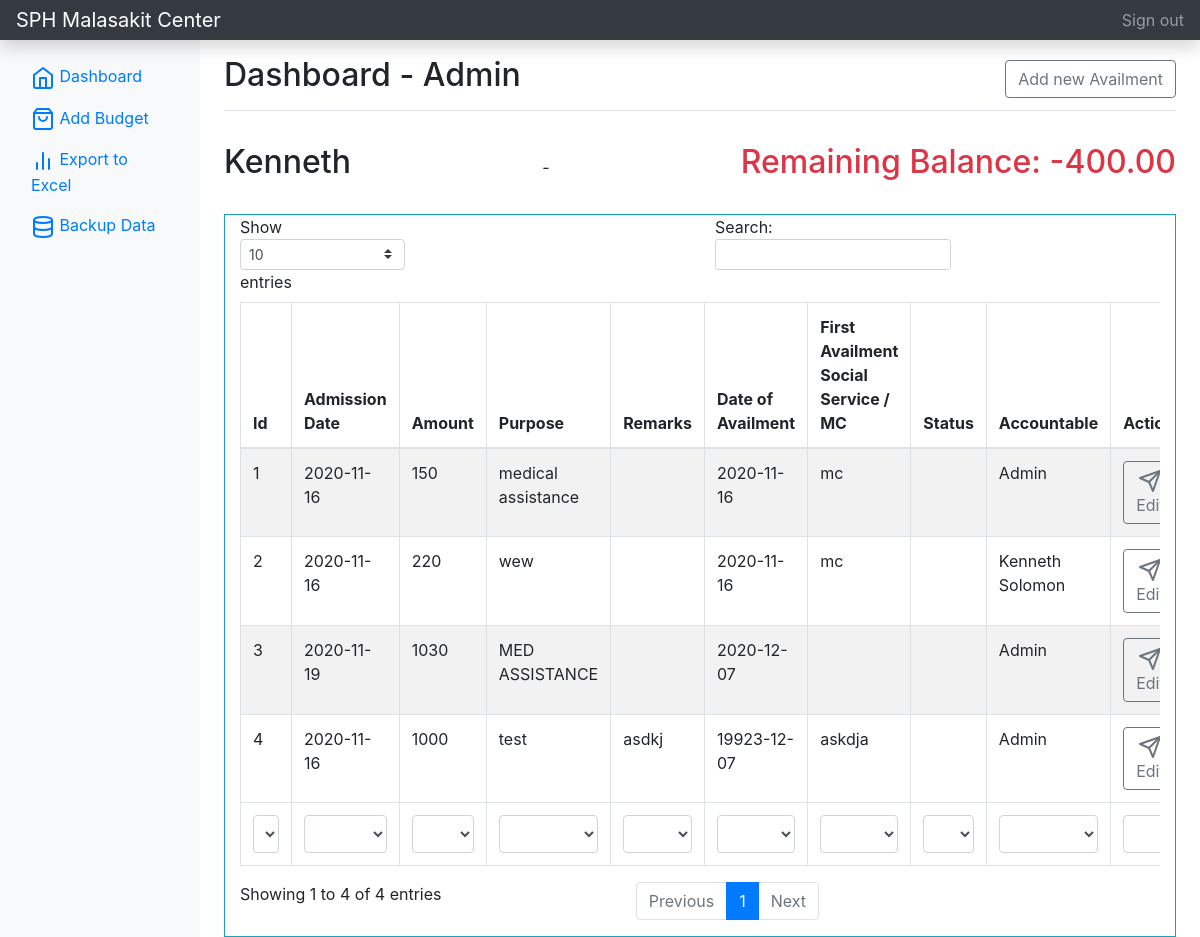
Page /addAvailment.php?id=1&client_id=1 (signed in) on the committed database.
### tables this page shows
CREATE TABLE IF NOT EXISTS `tbl_client` (
  `id` int(24) unsigned NOT NULL AUTO_INCREMENT,
  `fullname` varchar(255) NOT NULL,
  `fullname_client` varchar(255) NOT NULL,
  `age` int(12) NOT NULL,
  `gender` varchar(50) NOT NULL,
  `address` varchar(50) NOT NULL,
  `birthdate` varchar(50) NOT NULL,
  `requirements` varchar(255) NOT NULL,
  `patient_status` varchar(50) DEFAULT NULL,
  PRIMARY KEY (`id`)
);

CREATE TABLE IF NOT EXISTS `listofavailment` (
  `id` int(10) unsigned NOT NULL AUTO_INCREMENT,
  `client_id` int(10) unsigned DEFAULT NULL,
  `user` varchar(50) DEFAULT NULL,
  `admissiondate` varchar(50) DEFAULT NULL,
  `amount` varchar(50) DEFAULT NULL,
  `purpose` varchar(255) DEFAULT NULL,
  `remarks` varchar(255) DEFAULT NULL,
  `firstavailment` varchar(50) DEFAULT NULL,
  `dateofavailment` varchar(50) DEFAULT NULL,
  `status` varchar(50) DEFAULT NULL,
  PRIMARY KEY (`id`)
);

### addAvailment.php (the view, shortened to what this page needs)
    <?php
include_once('connection.php');
$client_id = $_GET['client_id'];
$user_fullname =  $_SESSION['user_fullname'];
$sql = "SELECT * FROM tbl_client WHERE id = $client_id";
$result = mysqli_query($conn, $sql);
if (mysqli_num_rows($result) > 0) {
    while ($row = mysqli_fetch_assoc($result)) {
        $client_name = $row['fullname'];
    }
}
if (isset($_SESSION['loggedin'])) {
?>
<!doctype html>
<html lang="en">
  <head>
<link href="./assets/css/bootstrap.min.css" rel="stylesheet">
    <link href="./assets/css/bootstrap.min2.css" rel="stylesheet">
  </head>
  <body>
    <nav class="navbar navbar-dark sticky-top bg-dark flex-md-nowrap p-0 shadow">
  <a class="navbar-brand col-md-3 col-lg-2 mr-0 px-3" href="home.php?id=<?php echo $_GET['id'] ?>">SPH Malasakit Center</a>
  <ul class="navbar-nav px-3">
    <li class="nav-item text-nowrap">
      <a class="nav-link" href="logout.php">Sign out</a>
    </li>
  </ul>
</nav>
<div class="container-fluid">
  <div class="row">
  <?php include 'sidebar.php';?>
    <main role="main" class="col-md-9 ml-sm-auto col-lg-10 px-md-4">
      <div class="d-flex justify-content-between flex-wrap flex-md-nowrap align-items-center pt-3 pb-2 mb-3 border-bottom">
        <h1 class="h2">Dashboard - <?php echo $user_fullname ?></h1>
        <button  class="btn btn-md btn-outline-secondary" type="button" data-toggle="collapse" data-target="#newClientCollapse" aria-expanded="false" aria-controls="newClientCollapse">
            Add new Availment
        </button>
      </div>
        <div class="d-flex justify-content-between flex-wrap flex-md-nowrap align-items-center pt-3 pb-2 mb-3">
            <h1 class="h2"><?php
            if(isset($client_name)){
                echo $client_name;} ?></h1> -
                <h2 class="text-danger">
                    <?php
                    $client_id = $_GET['client_id'];
                    $sql = "SELECT SUM(amount) as balance FROM listofavailment WHERE client_id = $client_id && status != 'Complete' ";
                        $result = mysqli_query($conn, $sql);
                        if (mysqli_num_rows($result) > 0) {
                            while ($row = mysqli_fetch_assoc($result)) {
                            $balance = $row['balance'];
                            $total =  2000 - $balance;
                            echo 'Remaining Balance: ' . number_format($total, 2);
                            }
                        }
                    ?>
                </h2>
        </div>
            <div class="container-fluid mt-3">
                <div class="row">
                        <div class="col-md-12 border border-info">
                            <div class="table-responsive">
                            <table id="example" class="table table-striped table-bordered" style="width:100%">
                                <thead>
                                    <tr>
                                        <th>Id</th>
                                        <th>Admission Date</th>
                                        <th>Amount</th>
                                        <th>Purpose</th>
                                        <th>Remarks</th>
                                        <th>Date of Availment</th>
                                        <th>First Availment Social Service / MC</th>
                                        <th>Status</th>
                                        <th>Accountable</th>
                                        <th>Action</th>
                                    </tr>
                                </thead>
                                <tbody>
                                <?php
                                $sql = "SELECT * FROM view_clientinfo WHERE client_id = $client_id AND status != 'Complete'  ORDER BY id desc";
                                    $result = mysqli_query($conn, $sql);
                                    if ($result) {
                                        while ($row = mysqli_fetch_assoc($result)) {
                                            $avail_id = $row['id'];
                                            $user = $row['user'];
                                            $admissiondate = $row['admissiondate'];
                                            $amount = $row['amount'];
                                            $remarks = $row['remarks'];
                                            $purpose = $row['purpose'];
                                            $firstavailment = $row['firstavailment'];
                                            $dateofavailemnt = $row['dateofavailment'];
                                            $status = $row['status'];
                                            echo '
                                                <tr>
                                                    <td>' . $avail_id . '</td>
                                                    <td>' . $admissiondate . '</td>
                                                    <td>' . $amount . '</td>
                                                    <td>' . $purpose . '</td>
                                                    <td>' . $remarks . '</td>
                                                    <td>' . $dateofavailemnt . '</td>
                                                    <td>' . $firstavailment . '</td>
                                                    <td>' . $status . '</td>
                                                    <td>' . $user . '</td>
                                                    <td align="center">
                                                     <a href="editAvailment.php?id='.$_GET['id'].'&avail_id='.$avail_id.'" class="btn btn-md btn-outline-secondary"><span data-feather="send"></span> Edit</a>
                                                    </button>
                                                    </td>
                                                </tr>
                                                ';
                                        }
                                    }
                                    ?>
                                </tbody>
                                <tfoot>
                                    <tr>
                                        <th>Id</th>
                                        <th>Admission Date</th>
                                        <th>Amount</th>
                                        <th>Purpose</th>
                                        <th>Remarks</th>
                                        <th>Date of Availment</th>
                                        <th>First Availment Social Service / MC</th>
                                        <th>Status</th>
                                        <th>Accountable</th>
                                        <th>Action</th>
                                    </tr>
                                </tfoot>
                            </table>
                        </div>
                    </div>
                </div>
            </div>
    </main>
  </div>
</div>
    </body>
</html>
<?php
} else {
    $url = "./index.php";
    $url = str_replace(PHP_EOL, '', $url);
    header("Location: $url");
}
?>

### rows in the picture
tbl_client: fullname "Kenneth"
listofavailment: id "4", admissiondate "2020-11-16", amount "1000", purpose "test", remarks "asdkj", dateofavailment "19923-12-07", firstavailment "askdja", user "Admin"
listofavailment: id "3", admissiondate "2020-11-19", amount "1030", purpose "MED ASSISTANCE", dateofavailment "2020-12-07", user "Admin"
listofavailment: id "2", admissiondate "2020-11-16", amount "220", purpose "wew", dateofavailment "2020-11-16", firstavailment "mc", user "Kenneth Solomon"
listofavailment: id "1", admissiondate "2020-11-16", amount "150", purpose "medical assistance", dateofavailment "2020-11-16", firstavailment "mc", user "Admin"

### other values in the picture
$user_fullname "Admin"
$total "-400.00"
